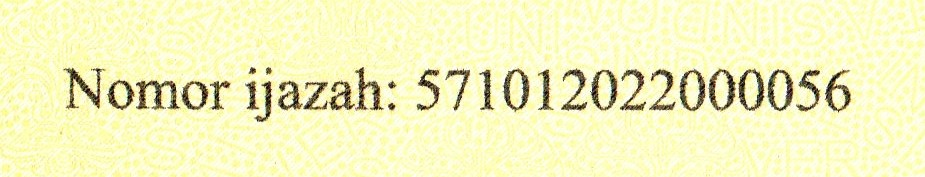
#> input picture Tgs5_Citra_Digital/CitraIjazah5/01_HighQuality_Enhanced.jpg, 925 x 177 px; its folder holds only this picture in this run
$ python filtering.py
#> lines starting #> are read from the running program, lines starting #| are printed output that depends on the picture
import cv2
import numpy as np
import matplotlib.pyplot as plt
from pathlib import Path


# ==========================================================
# KONFIGURASI FOLDER
# ==========================================================

folder_input = Path("CitraIjazah5")

folder_mean = Path("hasil/mean_filter")
folder_median = Path("hasil/median_filter")
folder_gaussian = Path("hasil/gaussian_filter")
folder_sharpening = Path("hasil/sharpening")
folder_perbandingan = Path("hasil/perbandingan_filter")


# ==========================================================
# MEMBUAT FOLDER HASIL
# ==========================================================

folder_mean.mkdir(parents=True, exist_ok=True)
folder_median.mkdir(parents=True, exist_ok=True)
folder_gaussian.mkdir(parents=True, exist_ok=True)
folder_sharpening.mkdir(parents=True, exist_ok=True)
folder_perbandingan.mkdir(parents=True, exist_ok=True)


# ==========================================================
# MENCARI GAMBAR
# ==========================================================

daftar_gambar = sorted(
    list(folder_input.glob("*.jpg"))
    + list(folder_input.glob("*.jpeg"))
    + list(folder_input.glob("*.png"))
    + list(folder_input.glob("*.bmp"))
)


if not daftar_gambar:
    print("Tidak ada gambar di folder:", folder_input)
    exit()


# ==========================================================
# INFORMASI PROGRAM
# ==========================================================

print("=" * 70)
print("FILTERING CITRA NOMOR IJAZAH")
print("=" * 70)

print()
print(f"Folder input  : {folder_input}")
print(f"Jumlah gambar : {len(daftar_gambar)}")


# ==========================================================
# PROSES SEMUA GAMBAR
# ==========================================================

for nomor, file_gambar in enumerate(daftar_gambar, start=1):

    print()
    print("-" * 70)
    print(f"[{nomor}/{len(daftar_gambar)}] {file_gambar.name}")
    print("-" * 70)

    # ------------------------------------------------------
    # BACA GAMBAR
    # ------------------------------------------------------

    gambar = cv2.imread(str(file_gambar))
#> gambar is the input picture: shape (177, 925, 3); mean B, G, R 191.1, 241.7, 242.4

    if gambar is None:
        print("Gambar gagal dibaca.")
        continue

    # Ubah ke grayscale
    gray = cv2.cvtColor(gambar, cv2.COLOR_BGR2GRAY)
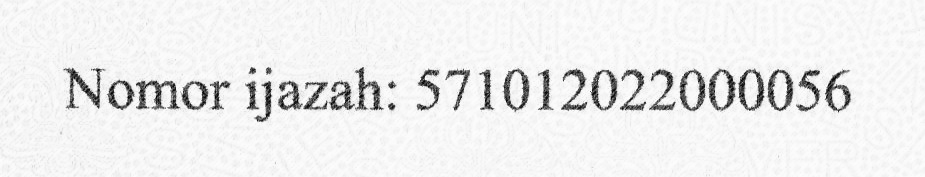
#> gray: shape (177, 925); min 1, max 254, mean 236.2


    # ------------------------------------------------------
    # 1. MEAN FILTER
    # ------------------------------------------------------

    mean_filter = cv2.blur(
        gray,
        (5, 5)
    )
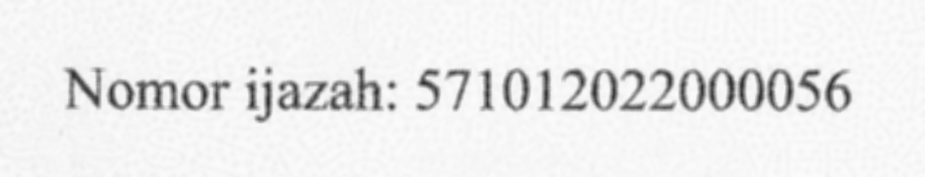
#> mean_filter: shape (177, 925); min 45, max 253, mean 236.2


    # ------------------------------------------------------
    # 2. MEDIAN FILTER
    # ------------------------------------------------------

    median_filter = cv2.medianBlur(
        gray,
        5
    )
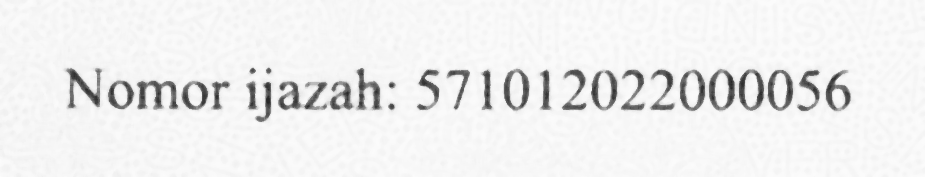
#> median_filter: shape (177, 925); min 35, max 253, mean 237.7


    # ------------------------------------------------------
    # 3. GAUSSIAN FILTER
    # ------------------------------------------------------

    gaussian_filter = cv2.GaussianBlur(
        gray,
        (5, 5),
        0
    )


    # ------------------------------------------------------
    # 4. SHARPENING
    # ------------------------------------------------------

    kernel_sharpening = np.array([
        [0, -1,  0],
        [-1, 5, -1],
        [0, -1,  0]
    ])

    sharpening = cv2.filter2D(
        gray,
        -1,
        kernel_sharpening
    )
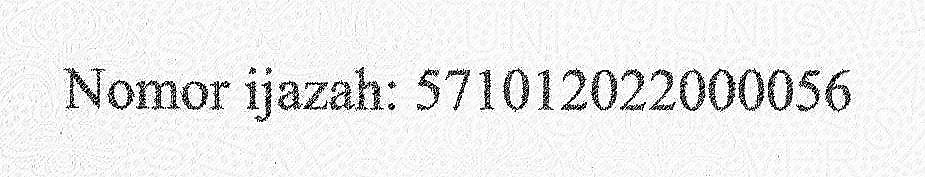
#> sharpening: shape (177, 925); min 0, max 255, mean 235.2


    # ------------------------------------------------------
    # NAMA FILE
    # ------------------------------------------------------

    nama = file_gambar.stem


    # ------------------------------------------------------
    # SIMPAN HASIL
    # ------------------------------------------------------

    cv2.imwrite(
        str(folder_mean / f"{nama}_mean.jpg"),
        mean_filter
    )

    cv2.imwrite(
        str(folder_median / f"{nama}_median.jpg"),
        median_filter
    )

    cv2.imwrite(
        str(folder_gaussian / f"{nama}_gaussian.jpg"),
        gaussian_filter
    )

    cv2.imwrite(
        str(folder_sharpening / f"{nama}_sharpening.jpg"),
        sharpening
    )


    # ======================================================
    # PERBANDINGAN HASIL
    # ======================================================

    plt.figure(figsize=(12, 8))


    # Original
    plt.subplot(2, 3, 1)

    plt.imshow(
        gray,
        cmap="gray"
    )

    plt.title("Original")
    plt.axis("off")


    # Mean
    plt.subplot(2, 3, 2)

    plt.imshow(
        mean_filter,
        cmap="gray"
    )

    plt.title("Mean Filter")
    plt.axis("off")


    # Median
    plt.subplot(2, 3, 3)

    plt.imshow(
        median_filter,
        cmap="gray"
    )

    plt.title("Median Filter")
    plt.axis("off")


    # Gaussian
    plt.subplot(2, 3, 4)

    plt.imshow(
        gaussian_filter,
        cmap="gray"
    )

    plt.title("Gaussian Filter")
    plt.axis("off")


    # Sharpening
    plt.subplot(2, 3, 5)

    plt.imshow(
        sharpening,
        cmap="gray"
    )

    plt.title("Sharpening")
    plt.axis("off")


    # Judul
    plt.suptitle(
        f"Perbandingan Filtering - {nama}",
        fontsize=14
    )

    plt.tight_layout()


    # ------------------------------------------------------
    # SIMPAN PERBANDINGAN
    # ------------------------------------------------------

    path_perbandingan = (
        folder_perbandingan
        / f"{nama}_perbandingan.png"
    )

    plt.savefig(
        str(path_perbandingan),
        dpi=150,
        bbox_inches="tight"
    )

    plt.close()


    # ------------------------------------------------------
    # INFORMASI
    # ------------------------------------------------------

    print("Mean filter       : selesai")
    print("Median filter     : selesai")
    print("Gaussian filter   : selesai")
    print("Sharpening        : selesai")

    print(
        f"Hasil perbandingan: {path_perbandingan}"
    )


# ==========================================================
# SELESAI
# ==========================================================

print()
print("=" * 70)
print("PROSES FILTERING SELESAI")
print("=" * 70)

print()
print("Hasil tersimpan di:")
print("- hasil/mean_filter")
print("- hasil/median_filter")
print("- hasil/gaussian_filter")
print("- hasil/sharpening")
print("- hasil/perbandingan_filter")

$ run again, on Tgs5_Citra_Digital/CitraIjazah5/07_ColorShift_WarmTint.jpg
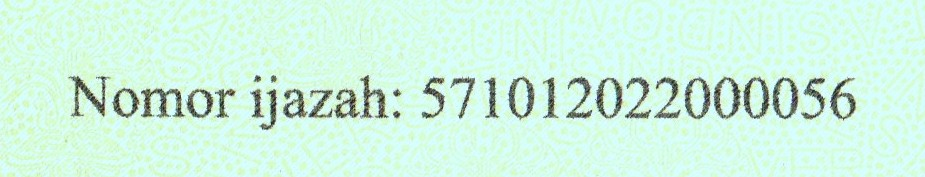
#> input picture Tgs5_Citra_Digital/CitraIjazah5/07_ColorShift_WarmTint.jpg, 925 x 177 px
#> gambar is the input picture: shape (177, 925, 3); mean B, G, R 225, 243.1, 207.2
#> `mean_filter = cv2.blur( gray, (5, 5) )`:
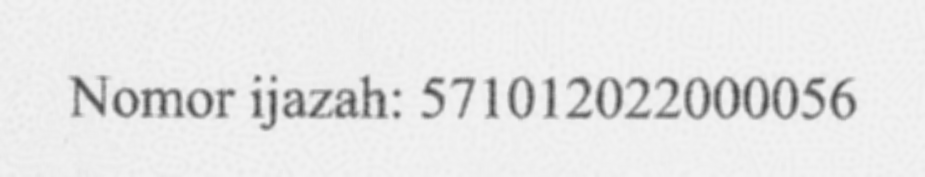
#> mean_filter: shape (177, 925); min 70, max 243, mean 230.3
#> `sharpening = cv2.filter2D( gray, -1, kernel_sharpening )`:
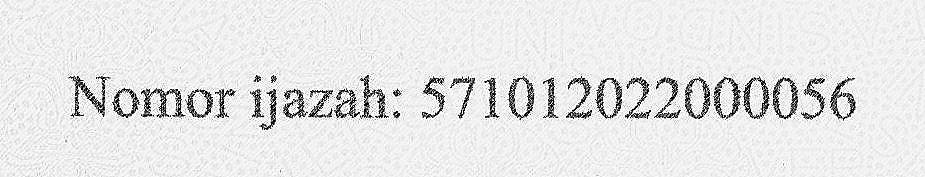
#> sharpening: shape (177, 925); min 0, max 255, mean 229.3

$ run again, on Tgs5_Citra_Digital/CitraIjazah5/08_JPEGCompression_Artifacts.jpg
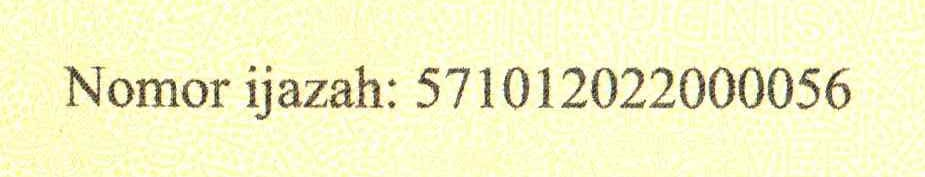
#> input picture Tgs5_Citra_Digital/CitraIjazah5/08_JPEGCompression_Artifacts.jpg, 925 x 177 px
#> gambar is the input picture: shape (177, 925, 3); mean B, G, R 198.1, 243, 243
#> `mean_filter = cv2.blur( gray, (5, 5) )`:
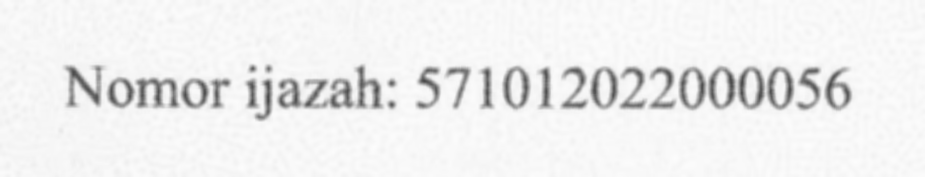
#> mean_filter: shape (177, 925); min 75, max 252, mean 238
#> `sharpening = cv2.filter2D( gray, -1, kernel_sharpening )`:
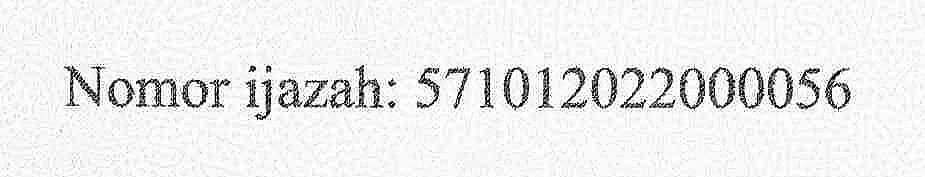
#> sharpening: shape (177, 925); min 0, max 255, mean 236.6

$ run again, on Tgs5_Citra_Digital/CitraIjazah5/02_LowContrast.jpg
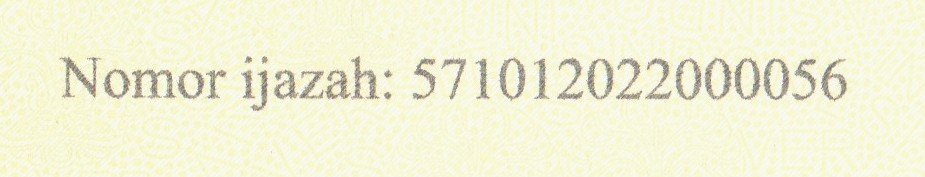
#> input picture Tgs5_Citra_Digital/CitraIjazah5/02_LowContrast.jpg, 925 x 177 px
#> gambar is the input picture: shape (177, 925, 3); mean B, G, R 214.5, 241.8, 242.6
#> `gray = cv2.cvtColor(gambar, cv2.COLOR_BGR2GRAY)`:
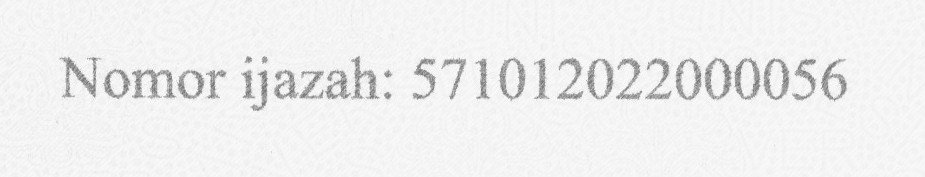
#> gray: shape (177, 925); min 109, max 255, mean 238.9
#> `sharpening = cv2.filter2D( gray, -1, kernel_sharpening )`:
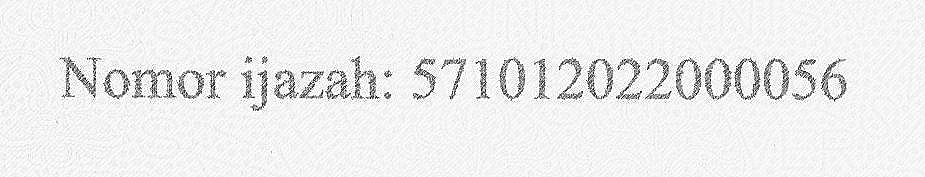
#> sharpening: shape (177, 925); min 0, max 255, mean 237.2
